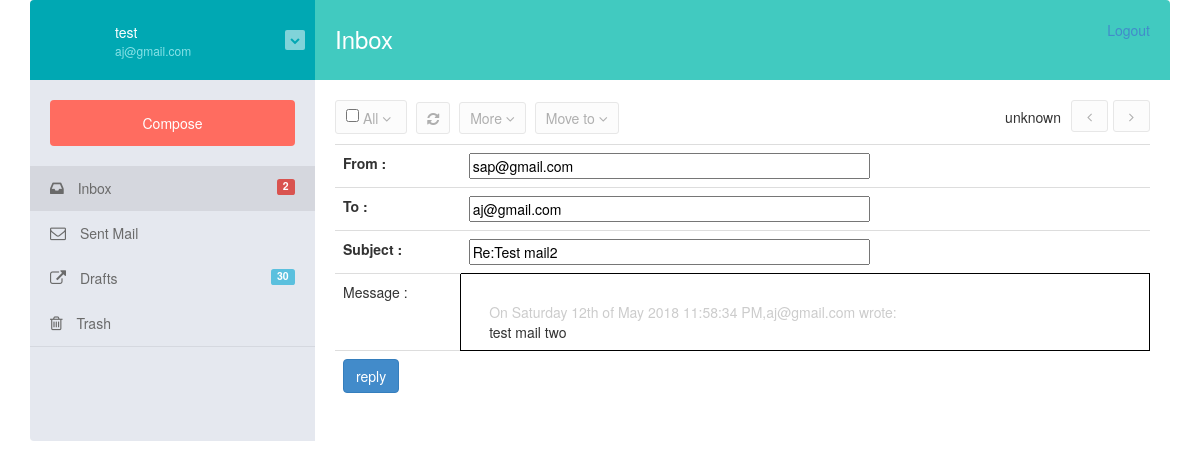
The app's page /reply.php?id=1 (signed in), older data.
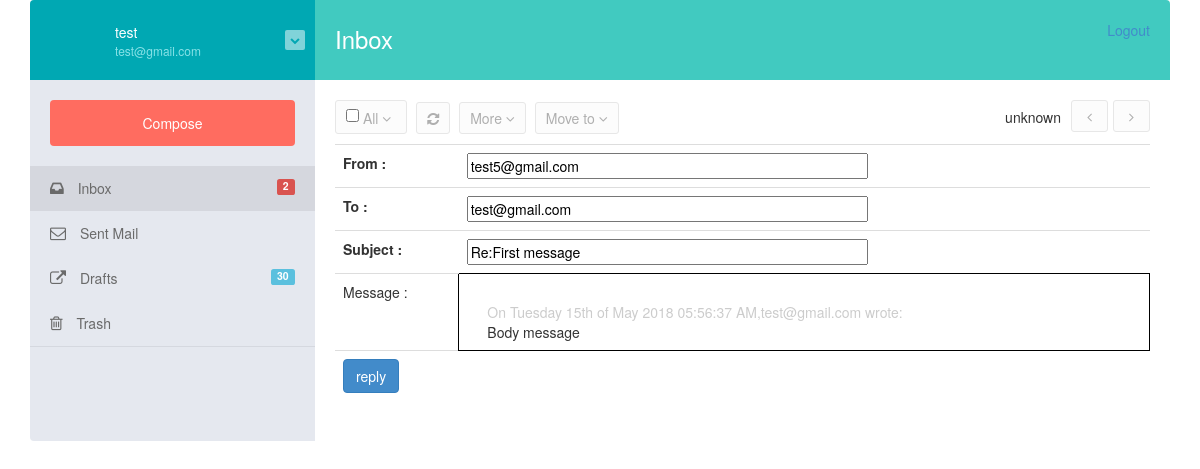
The same page, newer data.
### tables this page shows
CREATE TABLE IF NOT EXISTS `users` (
  `id` int(10) NOT NULL AUTO_INCREMENT,
  `username` varchar(50) NOT NULL,
  `password` varchar(50) NOT NULL,
  `firstname` varchar(50) NOT NULL,
  `lastname` varchar(50) NOT NULL,
  `email` varchar(50) NOT NULL,
  `mobile` varchar(50) NOT NULL,
  `sdate` timestamp NULL DEFAULT CURRENT_TIMESTAMP,
  PRIMARY KEY (`id`)
);

CREATE TABLE IF NOT EXISTS `messages` (
  `id` int(10) NOT NULL AUTO_INCREMENT,
  `fromid` int(10) DEFAULT '0',
  `toid` int(10) DEFAULT '0',
  `fromname` varchar(50) DEFAULT '0',
  `toname` varchar(50) DEFAULT '0',
  `title` varchar(250) DEFAULT '0',
  `body` text,
  `mstatus` varchar(50) DEFAULT 'inbox',
  `status` tinyint(1) DEFAULT '0',
  `sdate` timestamp NULL DEFAULT CURRENT_TIMESTAMP,
  PRIMARY KEY (`id`)
);

### reply.php (the view, shortened to what this page needs)
<?php session_start();
include_once('api/config/config.php');
if(!isset($_SESSION['user'])&&($_SESSION['user']['auth']!=1)){
    header('location:'.BASE_URL.'login.php');
    exit();
}
else
{
    $username = $_SESSION['user']['username'];
    $email = $_SESSION['user']['email'];
}
$database = new Database();
$db = $database->getConnection();
?>
<!DOCTYPE html>
<html lang="en">
<head>
    <link href="css/bootstrap.min.css" rel="stylesheet" id="bootstrap-css">
    <link href="css/style.css" rel="stylesheet" id="bootstrap-css">
</head>
<body>
<div class="container">
<link rel='stylesheet prefetch' href='http://maxcdn.bootstrapcdn.com/font-awesome/4.2.0/css/font-awesome.min.css'>
 <div class="mail-box">
                  <aside class="sm-side">
                      <div class="user-head">
                          <a class="inbox-avatar" href="javascript:;">
                          </a>
                          <div class="user-name">
                              <h5><a href="#"><?php echo $username;?></a></h5>
                              <span><a href="#"><?php echo $email;?></a></span>
                          </div>
                          <a class="mail-dropdown pull-right" href="javascript:;">
                              <i class="fa fa-chevron-down"></i>
                          </a>
                      </div>
                      <div class="inbox-body">
                          <a href="#myModal" data-toggle="modal"  title="Compose"    class="btn btn-compose">
                              Compose
                          </a>
                      </div>
                      <?php
                      $class1 = $class2 = $class3 = $class4 = '';
                      if(isset($_GET['sent'])){ $class2 = 'class="active"';  }
                      elseif(isset($_GET['draft'])){ $class3 = 'class="active"';  }
                      elseif(isset($_GET['trash'])){ $class4 = 'class="active"';  }
                      else { $class1 = 'class="active"';  }
                      ?>
                      <ul class="inbox-nav inbox-divider">
                          <li <?php echo $class1;?> >
                              <a href="<?php echo BASE_URL;?>"><i class="fa fa-inbox"></i> Inbox <span class="label label-danger pull-right">2</span></a>
                          </li>
                          <li <?php echo $class2;?> >
                              <a href="<?php echo BASE_URL;?>?sent"><i class="fa fa-envelope-o"></i> Sent Mail</a>
                          </li>
                          <li <?php echo $class3;?> >
                              <a href="<?php echo BASE_URL;?>?draft"><i class=" fa fa-external-link"></i> Drafts <span class="label label-info pull-right">30</span></a>
                          </li>
                          <li <?php echo $class4;?> >
                              <a href="<?php echo BASE_URL;?>?trash"><i class=" fa fa-trash-o"></i> Trash</a>
                          </li>
                      </ul>
                  </aside>
                  <aside class="lg-side">
                      <div class="inbox-head">
                          <h3>Inbox</h3>
                          <span class="pull-right position">
                              <a href="<?PHP echo BASE_URL.'logout.php';?>" >Logout</a>
                          </span>
                      </div>
                      <div class="inbox-body">
                         <div class="mail-option">
                             <div class="chk-all">
                                 <input type="checkbox" class="mail-checkbox mail-group-checkbox">
                                 <div class="btn-group">
                                     <a data-toggle="dropdown" href="#" class="btn mini all" aria-expanded="false">
                                         All
                                         <i class="fa fa-angle-down "></i>
                                     </a>
                                 </div>
                             </div>
                             <div class="btn-group">
                                 <a data-original-title="Refresh" data-placement="top" data-toggle="dropdown" href="#" class="btn mini tooltips">
                                     <i class=" fa fa-refresh"></i>
                                 </a>
                             </div>
                             <div class="btn-group hidden-phone">
                                 <a data-toggle="dropdown" href="#" class="btn mini blue" aria-expanded="false">
                                     More
                                     <i class="fa fa-angle-down "></i>
                                 </a>
                             </div>
                             <div class="btn-group">
                                 <a data-toggle="dropdown" href="#" class="btn mini blue">
                                     Move to
                                     <i class="fa fa-angle-down "></i>
                                 </a>
                             </div>
                             <ul class="unstyled inbox-pagination">
                                 <li><span>unknown</span></li>
                                 <li>
                                     <a class="np-btn" href="#"><i class="fa fa-angle-left  pagination-left"></i></a>
                                 </li>
                                 <li>
                                     <a class="np-btn" href="#"><i class="fa fa-angle-right pagination-right"></i></a>
                                 </li>
                             </ul>
                         </div>
                        <?php
                        $id = $_REQUEST['id'];
                        $sql = 'select * from messages where id = '.$id.' order by sdate desc';
                        $result = $db->query($sql);
                        if($row = $result->fetch_assoc()) {
                            $fromid = $row["fromid"];
                            $toid = $row["toid"];
                            $title = $row["title"];
                            $body = $row["body"];
                            $sdate = $row['sdate'];
                            $sdate = date('l jS \of F Y h:i:s A',strtotime($sdate));
                        }
                        $sql = 'select * from users where id = '.$toid;
                        $result = $db->query($sql);
                        if($row = $result->fetch_assoc()) {
                            $toemail = $row["email"];
                        }
                        $sql = 'select * from users where id = '.$fromid;
                        $result = $db->query($sql);
                        if($row = $result->fetch_assoc()) {
                            $fromemail = $row["email"];
                        }
                        if($email == $toemail){
                            $sender = $toemail;
                            $reciever = $fromemail;
                            $senderid = $toid;
                            $recieverid = $fromid;
                        }
                        else{
                            $sender = $fromemail;
                            $reciever = $toemail;
                        }
                        ?>
                        <form action="replysubmit.php" onsubmit="return callme();" method="post">
                          <table class="table ">
                            <tbody>
                            <tr>
                                <td><b>From :</b></td>
                                <td><input type="text" name="fromemail" value="<?php echo $reciever;?>" size="50" readonly="readonly"></td>
                            </tr>
                            <tr>
                                <td><b>To :</b></td>
                                <td><input type="text" name="toemail" value="<?php echo $sender;?>" size="50" readonly="readonly"></td>
                            </tr>
                            <tr>
                                <td>
                                    <b>Subject :</b>
                                </td>
                                <td><input type="text" name="title" value="<?php echo "Re:".$title;?>" size="50"></td>
                            </tr>
                            <tr>
                                <td>Message :</td><td style="border:1px solid black;"><div contenteditable="true" id="rmessage"><br><div style="margin-left:20px;"><font color="#cccccc">On <?php echo $sdate;?>,<?php echo $fromemail;?> wrote:</font> <br> <?php echo $body;?></div></div></td>
                            </tr>
                            <td colspan="2">
                                     <input type="submit" name='reply' value='reply' class="btn btn-primary" >
                            </td>
                          </tbody>
                          </table>
                    </form>
                      </div>
                  </aside>
              </div>
</div>
</body>
</html>

### css/style.css (style rules this page uses)
.mail-box { border-collapse: collapse; border-spacing: 0; display: table; table-layout: fixed; width: 100%; }
.mail-box aside { display: table-cell; float: none; height: 100%; padding: 0; vertical-align: top; }
.mail-box .sm-side { background: none repeat scroll 0 0 #e5e8ef; border-radius: 4px 0 0 4px; width: 25%; }
.mail-box .lg-side { background: none repeat scroll 0 0 #fff; border-radius: 0 4px 4px 0; width: 75%; }
.mail-box .sm-side .user-head { background: none repeat scroll 0 0 #00a8b3; border-radius: 4px 0 0; color: #fff; min-height: 80px; padding: 10px; }
.user-head .inbox-avatar { float: left; width: 65px; }
.user-head .user-name { display: inline-block; margin: 0 0 0 10px; }
.user-head .user-name h5 { font-size: 14px; font-weight: 300; margin-bottom: 0; margin-top: 15px; }
.user-head .user-name h5 a { color: #fff; }
.user-head .user-name span a { color: #87e2e7; font-size: 12px; }
a.mail-dropdown { background: none repeat scroll 0 0 #80d3d9; border-radius: 2px; color: #01a7b3; font-size: 10px; margin-top: 20px; padding: 3px 5px; }
.inbox-body { padding: 20px; }
.btn-compose { background: none repeat scroll 0 0 #ff6c60; color: #fff; padding: 12px 0; text-align: center; width: 100%; }
ul.inbox-nav { display: inline-block; margin: 0; padding: 0; width: 100%; }
.inbox-divider { border-bottom: 1px solid #d5d8df; }
ul.inbox-nav li { display: inline-block; line-height: 45px; width: 100%; }
ul.inbox-nav li a { color: #6a6a6a; display: inline-block; line-height: 45px; padding: 0 20px; width: 100%; }
ul.inbox-nav li a:hover, ul.inbox-nav li.active a, ul.inbox-nav li a:focus { background: none repeat scroll 0 0 #d5d7de; color: #6a6a6a; }
ul.inbox-nav li a i { color: #6a6a6a; font-size: 16px; padding-right: 10px; }
ul.inbox-nav li a span.label { margin-top: 13px; }
.inbox-head { background: none repeat scroll 0 0 #41cac0; border-radius: 0 4px 0 0; color: #fff; min-height: 80px; padding: 20px; }
.inbox-head h3 { display: inline-block; font-weight: 300; margin: 0; padding-top: 6px; }
ul.inbox-pagination { float: right; }
ul.inbox-pagination li { float: left; }
.mail-option { display: inline-block; margin-bottom: 10px; width: 100%; }
.mail-option .chk-all, .mail-option .btn-group { margin-right: 5px; }
.mail-option .chk-all, .mail-option .btn-group a.btn { background: none repeat scroll 0 0 #fcfcfc; border: 1px solid #e7e7e7; border-radius: 3px !important; color: #afafaf; display: inline-block; padding: 5px 10px; }
.inbox-pagination a.np-btn { background: none repeat scroll 0 0 #fcfcfc; border: 1px solid #e7e7e7; border-radius: 3px !important; color: #afafaf; display: inline-block; padding: 5px 15px; }
.mail-option .chk-all input[type="checkbox"] { margin-top: 0; }
.mail-option .btn-group a.all { border: medium none; padding: 0; }
.inbox-pagination a.np-btn { margin-left: 5px; }
.inbox-pagination li span { display: inline-block; margin-right: 5px; margin-top: 7px; }
ul { list-style-type: none; padding: 0px; margin: 0px; }

Row changes from the older to the newer data that the page shows:
no longer on this page (row edited): users: fromemail "sap@gmail.com"
now on this page (row edited): users: fromemail "test5@gmail.com"
changed users: toemail "aj@gmail.com" → "test@gmail.com"; email "aj@gmail.com" → "test@gmail.com"
changed messages: title "Re:Test mail2" → "Re:First message"; sdate "Saturday 12th of May 2018 11:58:34 PM" → "Tuesday 15th of May 2018 05:56:37 AM"; body "test mail two" → "Body message"
Text that changed along with them:
$email: "aj@gmail.com" → "test@gmail.com"
